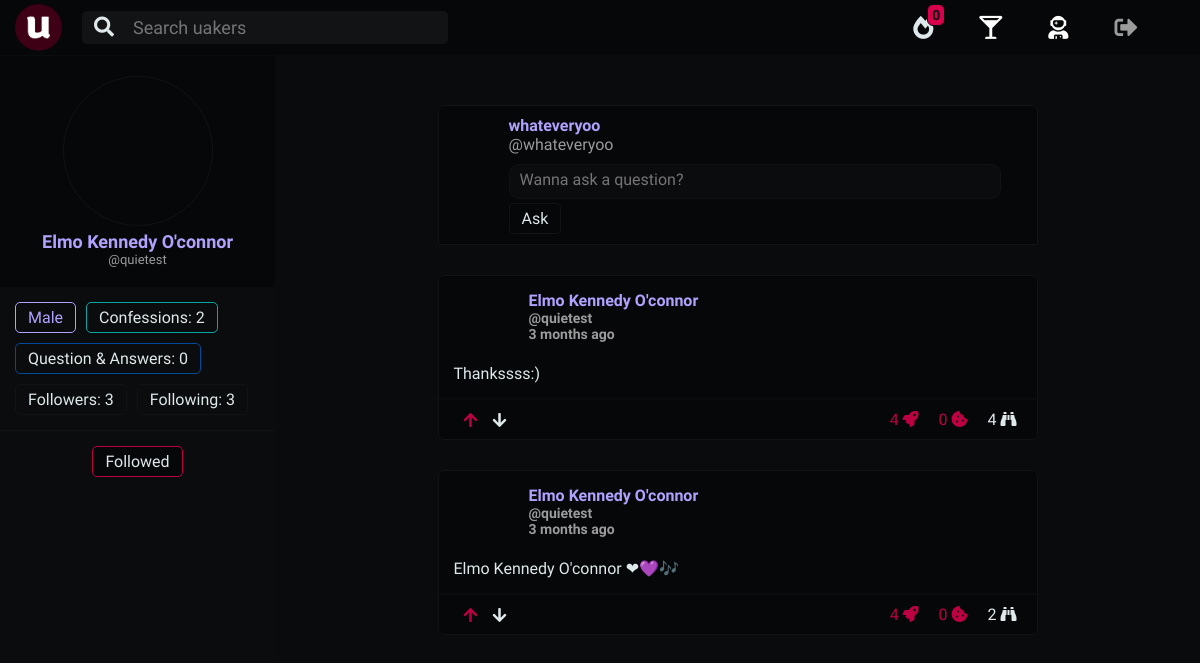
Page /profile/v/quietest (signed in) on the earlier database version.
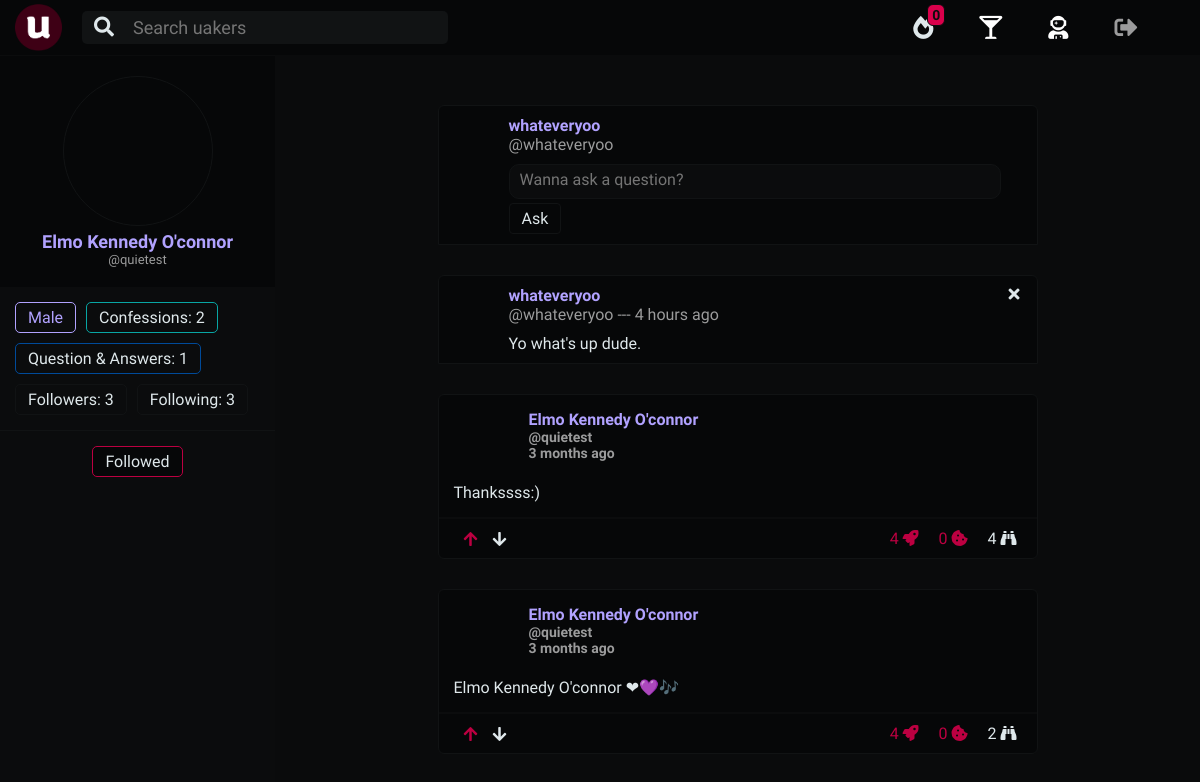
Same page on the later database version.
### home/models.py (models this page shows, shortened)
class Confessions(models.Model):
    confession_author       = models.ForeignKey(UserProfile, on_delete=models.CASCADE)
    confession_title        = models.CharField(max_length=100)
    confession_body         = models.TextField(blank=False, null=False)
    confession_upvotes      = models.ManyToManyField(UserProfile, related_name='confession_upvotes', blank=True)
    confession_downvotes    = models.ManyToManyField(UserProfile, related_name='confession_downvotes', blank=True)
    confession_upvotes_int  = models.IntegerField(default=0)
    confession_views        = models.IntegerField(default=0)
    date_created_at         = models.DateTimeField(auto_now_add=True)
    confession_updated_at   = models.DateTimeField(auto_now=True)
    confession_slug         = models.SlugField(blank=True, max_length=900)

class UserProfile(AbstractUser):
    profile_nickname        = models.CharField(max_length=35)
    profile_year            = models.CharField(max_length=2, choices=YCHOICES)
    profile_sex             = models.CharField(max_length=1, choices=SCHOICES)
    profile_image           = models.CharField(max_length=700, blank=True)
    profile_slug            = models.SlugField(blank=True, max_length=900, unique=True)
    profile_song            = models.CharField(max_length=300, blank=True, null=True)
    def __init__(self, *args, **kwargs):
        self._meta.get_field(
            'username'
        ).validators[0] = CustomUsernameValidator()
        super().__init__(*args, **kwargs)

### uprofile/models.py (models this page shows, shortened)
class QuestionPost(models.Model):
    question_author             = models.ForeignKey(UserProfile, on_delete=models.CASCADE, related_name='author_question')
    question_directed          = models.ForeignKey(UserProfile, on_delete=models.CASCADE, related_name='reciever_question')
    question_body              = models.TextField(blank=False, null=False)
    date_created_at            = models.DateTimeField(auto_now_add=True)
    question_slug              = models.SlugField(blank=True, max_length=900)

### uprofile/views.py (the view)
# urls.py: path('v/<slug:profile_slug>', views.profile_view, name='profile_view'),
def profile_view(request, profile_slug=''):
    isuser = False
    have_followed_them = False
    if profile_slug == '':
        if request.user.is_authenticated:
            profile_slug = request.user.profile_slug
        else:
            return redirect('home:home_view')
    user_profile = UserProfile.objects.get(profile_slug=profile_slug)
    user_confession_number = Confessions.objects.filter(confession_author=user_profile).count()
    if user_profile == request.user:
        isuser = True
    if request.user.is_authenticated:
        if FollowProfile.objects.filter(follow_init=request.user, follow_rec=user_profile).exists():
            have_followed_them = True
    user_questions = QuestionPost.objects.filter(question_directed=user_profile).all()
    user_confessions = Confessions.objects.filter(confession_author=user_profile).all()
    user_posts = sorted(
        chain(user_questions, user_confessions),
        key=attrgetter('date_created_at'),
        reverse=True)
    if request.method == 'GET':
        qu_form = QuestionPostForm()
        ans_form = AnswerPostForm()
    context = {
        'user_posts': user_posts,
        'user_questions': user_questions,
        'user_profile': user_profile,
        'user_confession_number': user_confession_number,
        'isuser': isuser,
        'have_followed_them': have_followed_them,
        'qu_form': qu_form,
        'ans_form': ans_form,
    }
    return render(request, 'uprofile/profile_view.html', context)

### uprofile/forms.py
class QuestionPostForm(forms.ModelForm):
    question_body = forms.CharField(max_length=10000, required=True, widget=forms.Textarea(attrs={'placeholder': 'Wanna ask a question?', 'onfocus': 'this.placeholder=""', 'onblur': 'this.placeholder="Wanna ask a question?"'}))
    class Meta:
        model = QuestionPost
        fields = ('question_body',)

class AnswerPostForm(forms.ModelForm):
    answer_body = forms.CharField(max_length=10000, required=True, widget=forms.Textarea(attrs={'placeholder': 'Wanna answer the question?', 'onfocus': 'this.placeholder=""', 'onblur': 'this.placeholder="Wanna answer the question?"'}))
    class Meta:
        model = AnswerPost
        fields = ('answer_body',)

### notifications/templatetags/main_notification_tags.py (called while the page is built)
@register.simple_tag()
def get_notification_number(user):
    return Notification.objects.filter(notification_rec=user, notification_read=False).count()

@register.simple_tag()
def get_notification_list(user):
    notifications = Notification.objects.filter(notification_rec=user).order_by('-id')[:5]
    return notifications

### uprofile/templatetags/follow_numbers.py (called while the page is built)
@register.filter(name='rec_followed_by')
def rec_followed_by(follow_user):
    return FollowProfile.objects.filter(follow_rec=follow_user).count()

### uprofile/templates/uprofile/profile_view.html (shortened to what this page needs)
{% extends 'base.html' %}
{% load static %}
{% load main_external_filters %}
{% load follow_numbers %}
{% block css %}
  <link rel="stylesheet" href="{% static 'common_views.css' %}">
  <link rel="stylesheet" href="{% static 'uprofile/css/profile_view.css' %}">
{% endblock %}
{% block body %}
  <div class="main-container">
    <div class="left-user-div">
      <div class="left-user">
        <div class='left-photo-div'>
          <div class="left-photo" style="background-image: url({{ user_profile.profile_image }})">
          </div>
          <pre class="left-meta-uy {{user_profile|m_or_f_color}}">{{ user_profile.profile_nickname }}</pre>
          <p class="left-meta-uys">@{{ user_profile.username}}</p>
        </div>
        <div class="left-meta-info-wrap">
          <span class="left-meta-info {{ user_profile|m_or_f_color}}">
            {{ user_profile.get_profile_sex_display }}
          </span>
          <span class="left-meta-info left-meta-co">
            Confessions:
            {{ user_confession_number }}
          </span>
          <span class="left-meta-info left-meta-qu">
            Question & Answers:
            {{ user_questions.count }}
          </span>
          <a href="{% url 'uprofile:followed_view' user_profile.profile_slug %}" class="left-meta-info">
            Followers:
            {{ user_profile|rec_followed_by }}
          </a>
          <a href="{% url 'uprofile:following_view' user_profile.profile_slug %}" class="left-meta-info">
            Following:
            {{ user_profile|rec_following }}
          </a>
        </div>
        {% if request.user.is_authenticated %}
        {% if not isuser %}
        {% if not have_followed_them %}
        <div class="lmi-div">
          <a href="{% url 'uprofile:follow_profile_view' user_profile.profile_slug %}" class="left-meta-btn">Follow</a>
        </div>
        {% else %}
        <div class="lmi-div">
          <a href="{% url 'uprofile:follow_profile_view' user_profile.profile_slug %}" class="left-meta-btn left-meta-btn-followed">Followed</a>
        </div>
        {% endif %}
        {% endif %}
        {% endif %}
      </div>
    </div>
    <div class="right-user">
      <div class="right-full">
        {% if request.user.is_authenticated %}
        {% if not isuser %}
        {% include 'uprofile/profile_view_question_post.html' %}
        {% endif %}
        {% endif %}
        {% if user_posts %}
        {% for cons in user_posts %}
        {% if cons.question_body %}
        {% include 'uprofile/profile_view_question_box.html' %}
        {% else %}
        {% include 'home/confession_box.html' %}
        {% endif %}
        {% endfor %}
        {% else %}
        <span class="no_post_notice">
          There are no posts for this user
        </span>
        {% endif %}
      </div>
    </div>
  </div>
{% endblock %}

### uprofile/templates/uprofile/profile_view_question_box.html (shortened to what this page needs)
{% load main_external_filters %}
{% load humanize %}
<div class="quans_container">
  <div class="quans_box qb_que">
    <div class="quans_meta_content">
      <div class="quans_photo_div">
        <a href="{% url 'uprofile:profile_view' cons.question_author.profile_slug %}" class="quans_photo" style="background-image: url({{ cons.question_author.profile_image }})"></a>
      </div>
    </div>
    <div class="quans_body">
      <div class="quans_meta_text">
        <p class="quans_meta_nickname {{cons.question_author|m_or_f_color}}">
          {{ cons.question_author.profile_nickname }}
        </p>
        <p class="quans_meta_username">
          @{{ cons.question_author.username }} --- {{ cons.date_created_at|naturaltime }}
        </p>
      </div>
      {{ cons.question_body|linebreaks }}
    </div>
    {% if cons.question_author.profile_slug == request.user.profile_slug %}
    <div class="co-up-del-div co-up-del-div-pf">
      <div>
        <div>
          <i class="fas fa-times co-up-delete"></i>
        </div>
      </div>
    </div>
    {% endif %}
  </div>
</div>

### home/templates/home/confession_box.html (shortened to what this page needs)
{% load main_external_filters %}
{% load humanize %}
<div class="confession_box confession_profile">
  <div class="co-main">
    <div class="co-up">
      <div class="co_photo_meta_div">
        <a href="{% url 'uprofile:profile_view' cons.confession_author.profile_slug %}" class="co_photo" style="background-image: url({{ cons.confession_author.profile_image }})"></a>
        <div class="co-aut-year">
          <a href="{% url 'uprofile:profile_view' cons.confession_author.profile_slug %}" class="co-aut {{cons.confession_author|m_or_f_color}}"><pre>{{ cons.confession_author.profile_nickname }}</pre></a>
          <span class="co-year">@{{ cons.confession_author.username }}</span>
          <span class="co-year">{{ cons.date_created_at|naturaltime }}</span>
        </div>
      </div>
    </div>
    <a href="{% url 'home:confession_view' cons.confession_slug %}">
      <div class="co-down-text">
        {{ cons.confession_body|linebreaks|truncatewords:60 }}
      </div>
    </a>
  </div>
  <div class="co-rank">
    <div class="co-upd-div">
      <a class="co-upd co-upd-upvote co-anchor" href="{% url 'home:upvote_view' 'confession' cons.confession_slug %}">
        <i class="fas fa-arrow-up co-upd-i co-i-upvote co-upvote-downvote-gylph {% if request.user in cons.confession_upvotes.all %} co-upd-i-active {% endif %}"></i>
      </a>
      <a class="co-upd co-upd-downvote co-anchor" href="{% url 'home:downvote_view' 'confession' cons.confession_slug %}">
        <i class="fas fa-arrow-down co-upd-i co-i-downvote co-upvote-downvote-gylph {% if request.user in cons.confession_downvotes.all %} co-upd-i-active {% endif %}"></i>
      </a>
    </div>
    <div class="co-upd-info co-numbers">
      <p class="co-upd-iu co-upvote-par">
        <span data-title="{% for uuser in cons.confession_upvotes.all %}{{ uuser.username }}, {% endfor %}" class="co-emp co-upvote-digit">{{ cons.confession_upvotes_int }}</span>
        <i class="fas fa-rocket co-co-color" data-title="upvotes"></i>
      </p>
      <div class="co-upd-comments">
        <span class="co-co-color">
          {{ cons.confessioncomment_set.count }}
        </span>
        <i class="fas fa-cookie-bite co-co-color" data-title="comments"></i>
      </div>
      <p class="co-upd-iv">
        <span>{{ cons.confession_views }}</span>
        <i class="fas fa-binoculars" data-title="views"></i>
      </p>
    </div>
  </div>
</div>

Differences in the rows shown:
added QuestionPost: question_author.profile_nickname "whateveryoo", question_author.username "whateveryoo", date_created_at "4 hours ago", question_body "Yo what's up dude."
Other differences:
{{ user_questions.count }}: "0" → "1"
